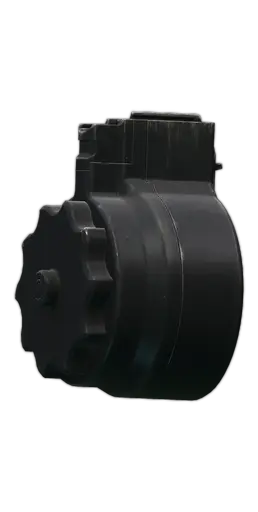
#> input picture BepInEx/plugins/Framework/Assets/guns/akm/x47.webp, 258 x 512 px, found by its file name
$ python make_x47_icon.py
#> lines starting #> are read from the running program, lines starting #| are printed output that depends on the picture
#!/usr/bin/env python3
"""X-47 drum mag icon: rotate vertical source to horizontal, pixelate to ~48 long edge, then mirror."""
import os
from PIL import Image

src = r"g:\modmake\TKF_weapon\Framework\Assets\guns\akm\x47.webp"
dst = r"g:\modmake\TKF_weapon\Framework\Assets\guns\akm\x47.png"
target = 48

img = Image.open(src).convert("RGBA")
#> img is the input picture: PIL image 258x512 RGBA; mean R, G, B, A 13.7, 14.7, 14.5, 99.5
print("Source:", img.size)
#| Source: (258, 512)

# Rotate 90 CW to make horizontal
img = img.rotate(-90, expand=True)
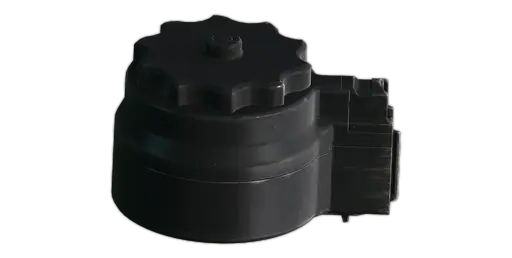
#> img: PIL image 512x258 RGBA; mean R, G, B, A 13.7, 14.7, 14.5, 99.5; transparent parts drawn white
print("After rotate:", img.size)
#| After rotate: (512, 258)

# Crop to non-transparent bounding box
bbox = img.getbbox()
#> bbox = (108, 13, 404, 246)
if bbox:
    img = img.crop(bbox)
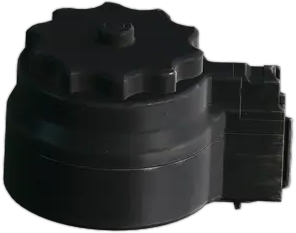
#> img: PIL image 296x233 RGBA; mean R, G, B, A 26, 27.9, 27.6, 190.6; transparent parts drawn white
    print("Cropped:", img.size, bbox)
#| Cropped: (296, 233) (108, 13, 404, 246)

w, h = img.size
#> w = 296; h = 233
intermediate = target * 2
scale = intermediate / max(w, h)
#> scale = 0.324
iw, ih = max(1, int(round(w * scale))), max(1, int(round(h * scale)))
#> iw = 96; ih = 76
img_small = img.resize((iw, ih), Image.NEAREST)
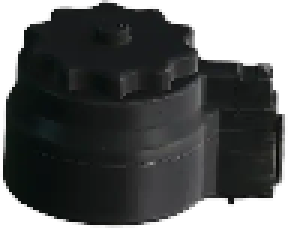
#> img_small: PIL image 96x76 RGBA (shown 3 times larger); mean R, G, B, A 25.9, 27.9, 27.5, 190.2; transparent parts drawn white
scale2 = target / max(iw, ih)
#> scale2 = 0.5
fw, fh = max(1, int(round(iw * scale2))), max(1, int(round(ih * scale2)))
#> fw = 48; fh = 38
img_final = img_small.resize((fw, fh), Image.NEAREST)
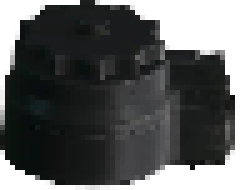
#> img_final: PIL image 48x38 RGBA (shown 5 times larger); mean R, G, B, A 26.1, 28, 27.7, 190.2; transparent parts drawn white
print("Pixelated:", img_final.size)
#| Pixelated: (48, 38)

# Mirror horizontally
img_final = img_final.transpose(Image.FLIP_LEFT_RIGHT)
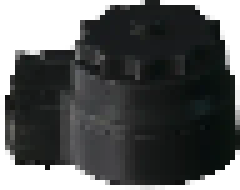
#> img_final: PIL image 48x38 RGBA (shown 5 times larger); mean R, G, B, A 26.1, 28, 27.7, 190.2; transparent parts drawn white
print("Mirrored:", img_final.size)
#| Mirrored: (48, 38)

img_final.save(dst, "PNG")
print("Saved:", dst, os.path.getsize(dst), "bytes")

$ run again, with BepInEx/plugins/Framework/Assets/guns/akm/Hexagon AKM.webp copied over BepInEx/plugins/Framework/Assets/guns/akm/x47.webp
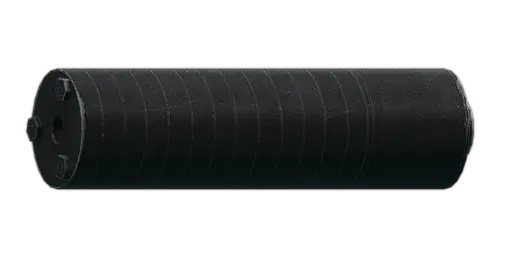
#> input picture BepInEx/plugins/Framework/Assets/guns/akm/Hexagon AKM.webp, 512 x 258 px, found by its file name
#> img is the input picture: PIL image 512x258 RGBA; mean R, G, B, A 12.2, 13.8, 14.1, 100.3
#| Source: (512, 258)
#> `img = img.rotate(-90, expand=True)`:
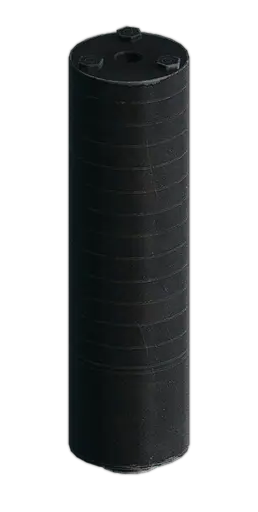
#> img: PIL image 258x512 RGBA; mean R, G, B, A 12.2, 13.8, 14.1, 100.3; transparent parts drawn white
#| After rotate: (258, 512)
#> bbox = (66, 24, 192, 477)
#| Cropped: (126, 453) (66, 24, 192, 477)
#> `img_small = img.resize((iw, ih), Image.NEAREST)`:
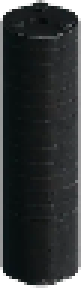
#> img_small: PIL image 27x96 RGBA (shown 3 times larger); mean R, G, B, A 26.8, 30.5, 31.2, 231.1; transparent parts drawn white
#| Pixelated: (14, 48)
#| Mirrored: (14, 48)
